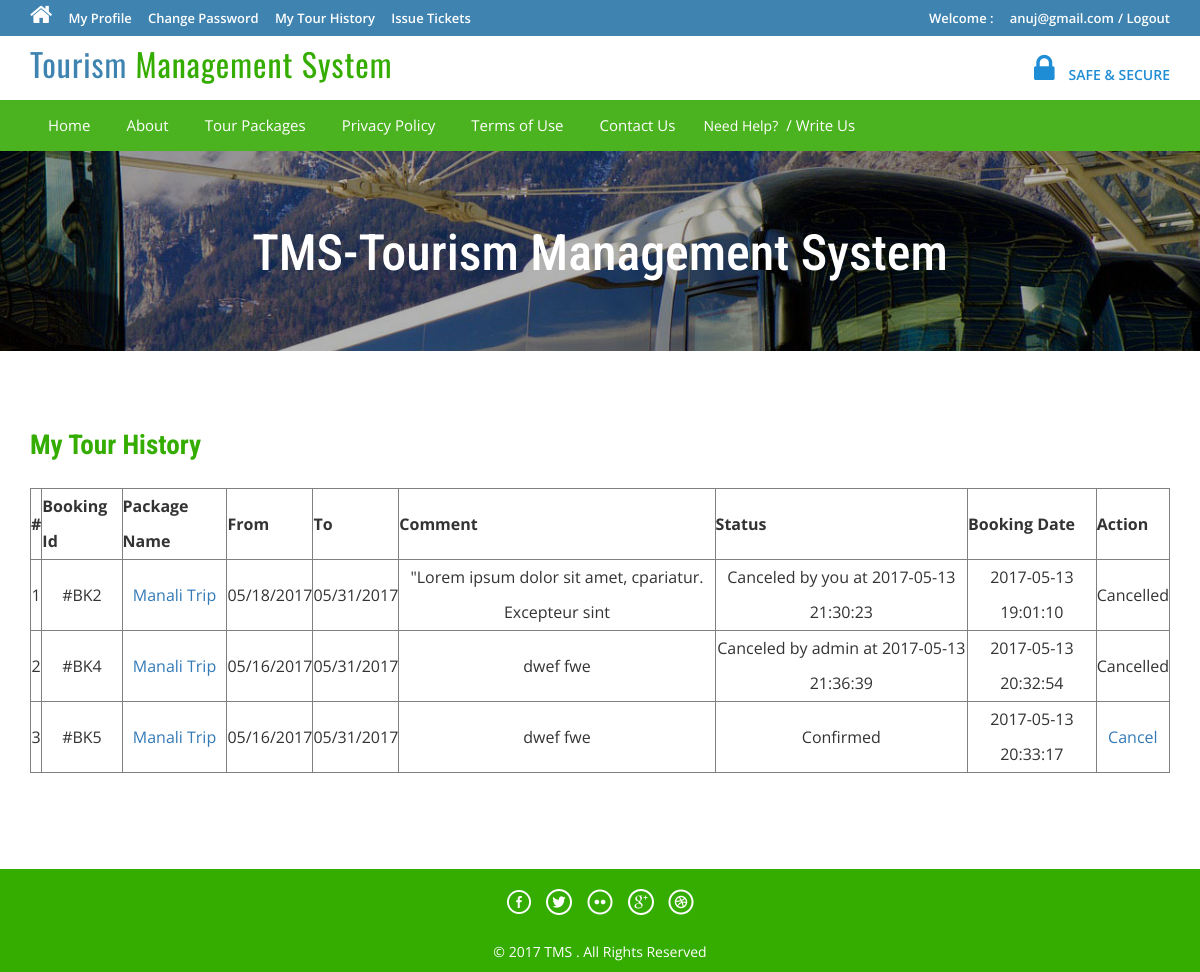
Page /tms/tour-history.php (signed in) on the committed database.
### tables this page shows
CREATE TABLE `tblbooking` (
  `BookingId` int(11) NOT NULL,
  `PackageId` int(11) NOT NULL,
  `UserEmail` varchar(100) NOT NULL,
  `FromDate` varchar(100) NOT NULL,
  `ToDate` varchar(100) NOT NULL,
  `Comment` mediumtext NOT NULL,
  `RegDate` timestamp NOT NULL DEFAULT CURRENT_TIMESTAMP,
  `status` int(11) NOT NULL,
  `CancelledBy` varchar(5) DEFAULT NULL,
  `UpdationDate` timestamp NULL DEFAULT NULL ON UPDATE CURRENT_TIMESTAMP
);

CREATE TABLE `tbltourpackages` (
  `PackageId` int(11) NOT NULL,
  `PackageName` varchar(200) NOT NULL,
  `PackageType` varchar(150) NOT NULL,
  `PackageLocation` varchar(100) NOT NULL,
  `PackagePrice` int(11) NOT NULL,
  `PackageFetures` varchar(255) NOT NULL,
  `PackageDetails` mediumtext NOT NULL,
  `PackageImage` varchar(100) NOT NULL,
  `Creationdate` timestamp NOT NULL DEFAULT CURRENT_TIMESTAMP,
  `UpdationDate` timestamp NULL DEFAULT '0000-00-00 00:00:00' ON UPDATE CURRENT_TIMESTAMP
);

### tms/tour-history.php (the view, shortened to what this page needs)
<?php
include('includes/config.php');
if(strlen($_SESSION['login'])==0)
	{
header('location:index.php');
}
else{
?>
<!DOCTYPE HTML>
<html>
<head>
<link href="css/bootstrap.css" rel='stylesheet' type='text/css' />
<link href="css/style.css" rel='stylesheet' type='text/css' />
<link href="css/font-awesome.css" rel="stylesheet">
<link href="css/animate.css" rel="stylesheet" type="text/css" media="all">
</head>
<body>
<div class="top-header">
<?php include('includes/header.php');?>
<div class="banner-1 ">
	<div class="container">
		<h1 class="wow zoomIn animated animated" data-wow-delay=".5s" style="visibility: visible; animation-delay: 0.5s; animation-name: zoomIn;">TMS-Tourism Management System</h1>
	</div>
</div>
<div class="privacy">
	<div class="container">
		<h3 class="wow fadeInDown animated animated" data-wow-delay=".5s" style="visibility: visible; animation-delay: 0.5s; animation-name: fadeInDown;">My Tour History</h3>
		<form name="chngpwd" method="post" onSubmit="return valid();">
	<p>
	<table border="1" width="100%">
<tr align="center">
<th>#</th>
<th>Booking Id</th>
<th>Package Name</th>
<th>From</th>
<th>To</th>
<th>Comment</th>
<th>Status</th>
<th>Booking Date</th>
<th>Action</th>
</tr>
<?php
$uemail=$_SESSION['login'];;
$sql = "SELECT tblbooking.BookingId as bookid,tblbooking.PackageId as pkgid,tbltourpackages.PackageName as packagename,tblbooking.FromDate as fromdate,tblbooking.ToDate as todate,tblbooking.Comment as comment,tblbooking.status as status,tblbooking.RegDate as regdate,tblbooking.CancelledBy as cancelby,tblbooking.UpdationDate as upddate from tblbooking join tbltourpackages on tbltourpackages.PackageId=tblbooking.PackageId where UserEmail=:uemail";
$query = $dbh->prepare($sql);
$query -> bindParam(':uemail', $uemail, PDO::PARAM_STR);
$query->execute();
$results=$query->fetchAll(PDO::FETCH_OBJ);
$cnt=1;
if($query->rowCount() > 0)
{
foreach($results as $result)
{	?>
<tr align="center">
<td><?php echo htmlentities($cnt);?></td>
<td>#BK<?php echo htmlentities($result->bookid);?></td>
<td><a href="package-details.php?pkgid=<?php echo htmlentities($result->pkgid);?>"><?php echo htmlentities($result->packagename);?></a></td>
<td><?php echo htmlentities($result->fromdate);?></td>
<td><?php echo htmlentities($result->todate);?></td>
<td><?php echo htmlentities($result->comment);?></td>
<td><?php if($result->status==0)
{
echo "Pending";
}
if($result->status==1)
{
echo "Confirmed";
}
if($result->status==2 and  $result->cancelby=='u')
{
echo "Canceled by you at " .$result->upddate;
}
if($result->status==2 and $result->cancelby=='a')
{
echo "Canceled by admin at " .$result->upddate;
}
?></td>
<td><?php echo htmlentities($result->regdate);?></td>
<?php if($result->status==2)
{
	?><td>Cancelled</td>
<?php } else {?>
<td><a href="tour-history.php?bkid=<?php echo htmlentities($result->bookid);?>" onclick="return confirm('Do you really want to cancel booking')" >Cancel</a></td>
<?php }?>
</tr>
<?php $cnt=$cnt+1; }} ?>
	</table>
			</p>
			</form>
	</div>
</div>
<?php include('includes/footer.php');?>
</body>
</html>
<?php } ?>

### tms/css/style.css (style rules this page uses)
html, body { font-size: 100%; background: #fff; font-family: 'Open Sans', sans-serif; }
body a,.grid_1,plan_1,plan_1.one,plan_1.two,i.icon1, i.icon2, i.icon3, i.icon4, i.icon5, i.icon6 { transition:0.5s all; -webkit-transition:0.5s all; -moz-transition:0.5s all; -o-transition:0.5s all; -ms-transition:0.5s all; }
h1,h2,h3,h4,h5,h6 { margin:0; font-family: 'Roboto Condensed', sans-serif; }
p { margin:0; }
.top-header { background-color: #3F84B1; border-bottom: 0 none; height: 36px; line-height: 35px; }
.banner-1 { background: url(../images/3.jpg)no-repeat; background-size: cover; -webkit-background-size: cover; -o-background-size: cover; -ms-background-size: cover; -moz-background-size: cover; min-height:200px; }
.banner-1 h1 { font-size: 50px; margin-bottom: 40px; padding: 1.5em 0 0; text-align: center; color: #ffffff; }
.privacy h3 { color: #34AD00; font-size: 1.7em; font-weight: 700; margin-bottom: 1em; }
.privacy { padding: 5em 0; }
.privacy p { font-size: 1em; line-height: 1.8em; color: #999; margin: 1em 0; }

### rows in the picture
tblbooking: BookingId "2", PackageId.PackageName "Manali Trip", FromDate "05/18/2017", ToDate "05/31/2017", Comment "\"Lorem ipsum dolor sit amet, cpariatur. Excepteur sint", UpdationDate "2017-05-13 21:30:23", RegDate "2017-05-13 19:01:10", status "Cancelled"
tblbooking: BookingId "4", PackageId.PackageName "Manali Trip", FromDate "05/16/2017", ToDate "05/31/2017", Comment "dwef fwe", UpdationDate "2017-05-13 21:36:39", RegDate "2017-05-13 20:32:54", status "Cancelled"
tblbooking: BookingId "5", PackageId.PackageName "Manali Trip", FromDate "05/16/2017", ToDate "05/31/2017", Comment "dwef fwe", status "Confirmed", RegDate "2017-05-13 20:33:17"

### other values in the picture
$_SESSION['login'] "anuj@gmail.com"
